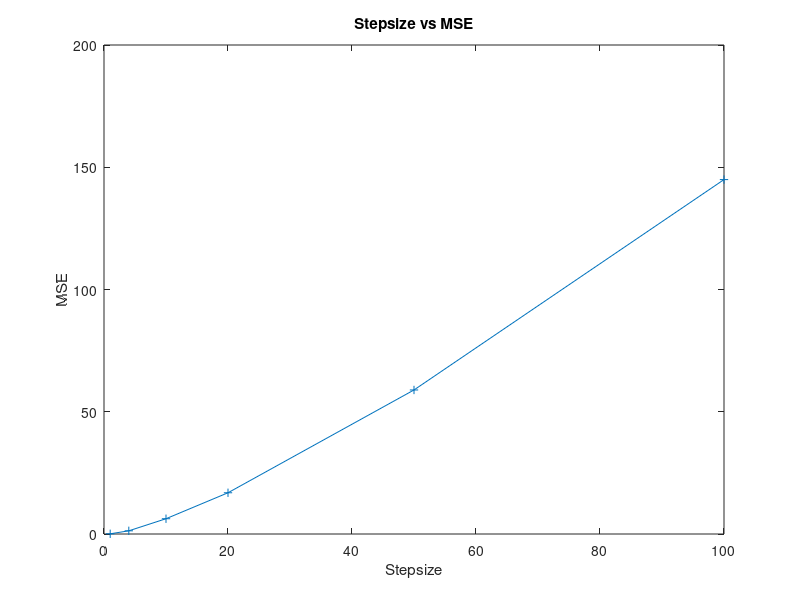
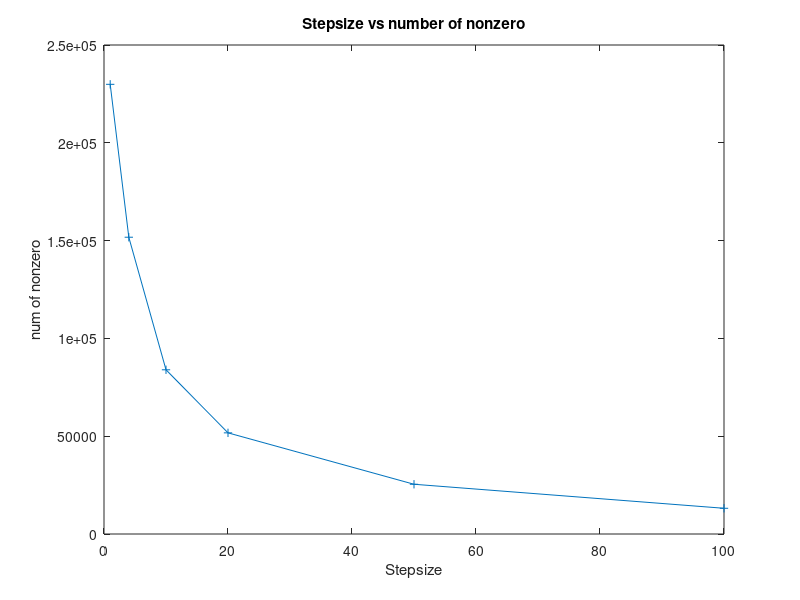

Recreate these plots in MATLAB, in order.
clear all
close all

stepsize = [1, 4, 10, 20, 50, 100];

nonzero = [229897, 151727, 83952, 51714, 25430, 13152];

MSE = [0.083556, 1.3044, 6.2474, 16.8652, 58.9102, 144.9532];


figure;
plot(stepsize, MSE,'Marker','+','LineStyle','-')
title('Stepsize vs MSE')
xlabel('Stepsize')
ylabel('MSE')

figure;
plot(stepsize,nonzero,'Marker','+','LineStyle','-')
title('Stepsize vs number of nonzero')
xlabel('Stepsize')
ylabel('num of nonzero')